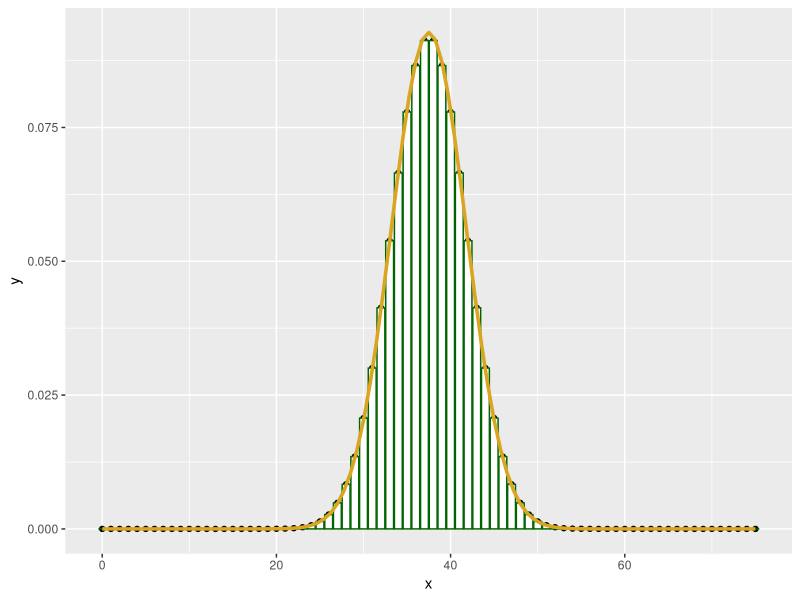

Reproduce this figure in R.
## ---- chunk 1
library(knitr)
options(digits=2)
knitr::opts_chunk$set(echo = TRUE)
library(dplyr)
library(ggplot2)
## ---- chunk 2
x1  <- 0:75
df <- data.frame(x = x1, y = dbinom(x1, 75, 0.5))
qplot(x, y, data = df) + 
  geom_bar(stat = "identity", col = "darkgreen", fill = "white") +
  stat_function(fun = dnorm, args = list(mean = 75/2, sd = sqrt(74/4)), 
                col = "goldenrod", lwd = 1.2)
